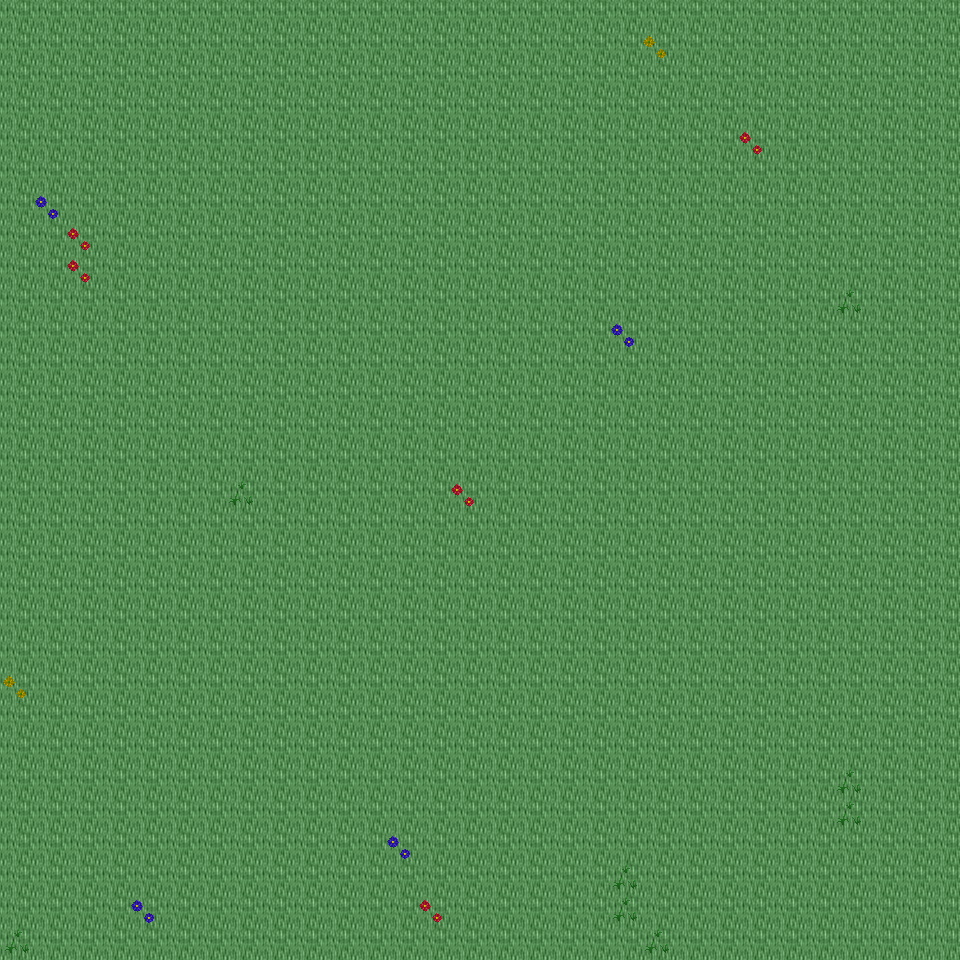

A level layout from a 2D game, rendered from its tile map. Below: a short description, then the map file with tile-grid data replaced by summaries:
An orthogonal 30x30 tile map with 32x32 px tiles, 6 tile layers (Ground, Object, Object2, Above, ...), 16 tilesets and 4 objects (4x mapExit).

<map version="1.0" orientation="orthogonal" renderorder="right-down" width="30" height="30" tilewidth="32" tileheight="32" nextobjectid="5">
  <tileset firstgid="1" name="tileset_ground_ground" tilewidth="32" tileheight="32" tilecount="33" columns="3">
    <image source="../drawable/tileset_ground_ground.png" width="96" height="352" />
  </tileset>
  <tileset firstgid="34" name="tileset_ground_ridge_earth_dark" tilewidth="32" tileheight="32" tilecount="96" columns="12">
    <image source="../drawable/tileset_ground_ridge_earth_dark.png" width="384" height="256" />
  </tileset>
  <tileset firstgid="130" name="tileset_ground_earth_edges" tilewidth="32" tileheight="32" tilecount="18" columns="6">
    <image source="../drawable/tileset_ground_earth_edges.png" width="192" height="96" />
  </tileset>
  <tileset firstgid="148" name="tileset_ground_rock_pebbles" tilewidth="32" tileheight="32" tilecount="3" columns="1">
    <image source="../drawable/tileset_ground_rock_pebbles.png" width="32" height="96" />
  </tileset>
  <tileset firstgid="151" name="tileset_plant_grasses" tilewidth="32" tileheight="32" tilecount="6" columns="3">
    <image source="../drawable/tileset_plant_grasses.png" width="96" height="64" />
  </tileset>
  <tileset firstgid="157" name="tileset_plant_flower_daisy_white" tilewidth="32" tileheight="32" tilecount="8" columns="2">
    <image source="../drawable/tileset_plant_flower_daisy_white.png" width="64" height="128" />
  </tileset>
  <tileset firstgid="165" name="tileset_plant_flower_daisy_blue" tilewidth="32" tileheight="32" tilecount="8" columns="2">
    <image source="../drawable/tileset_plant_flower_daisy_blue.png" width="64" height="128" />
  </tileset>
  <tileset firstgid="173" name="tileset_plant_flower_daisy_red" tilewidth="32" tileheight="32" tilecount="8" columns="2">
    <image source="../drawable/tileset_plant_flower_daisy_red.png" width="64" height="128" />
  </tileset>
  <tileset firstgid="181" name="tileset_plant_flower_daisy_yellow" tilewidth="32" tileheight="32" tilecount="8" columns="2">
    <image source="../drawable/tileset_plant_flower_daisy_yellow.png" width="64" height="128" />
  </tileset>
  <tileset firstgid="189" name="tileset_plant_tree_tree_green" tilewidth="32" tileheight="32" tilecount="80" columns="8">
    <image source="../drawable/tileset_plant_tree_tree_green.png" width="256" height="352" />
  </tileset>
  <tileset firstgid="269" name="tileset_logic_portal" tilewidth="32" tileheight="32" tilecount="24" columns="8">
    <image source="../drawable/tileset_logic_portal.png" width="256" height="96" />
  </tileset>
  <tileset firstgid="293" name="tileset_logic_collision" tilewidth="32" tileheight="32" tilecount="1" columns="1">
    <image source="../drawable/tileset_logic_collision.png" width="32" height="32" />
  </tileset>
  <tileset firstgid="294" name="tileset_furniture_chair_bench_wooden" tilewidth="32" tileheight="32" tilecount="8" columns="2">
    <image source="../drawable/tileset_furniture_chair_bench_wooden.png" width="64" height="128" />
  </tileset>
  <tileset firstgid="302" name="tileset_plant_stump_int_small_stump_2" tilewidth="32" tileheight="32" tilecount="1" columns="1">
    <image source="../drawable/tileset_plant_stump_int_small_stump_2.png" width="32" height="32" />
  </tileset>
  <tileset firstgid="303" name="tileset_object_well_hoist" tilewidth="32" tileheight="32" tilecount="9" columns="3">
    <image source="../drawable/tileset_object_well_hoist.png" width="96" height="96" />
  </tileset>
  <tileset firstgid="312" name="tileset_logic_creature_mutant" tilewidth="32" tileheight="32" tilecount="7" columns="7">
    <image source="../drawable/tileset_logic_creature_mutant.png" width="224" height="32" />
  </tileset>
  <layer name="Ground" width="30" height="30">
    <data>[900 cells, 900 non-empty, 1 distinct tile ids]</data>
  </layer>
  <layer name="Object" width="30" height="30">
    <data>[900 cells, 19 non-empty, 4 distinct tile ids]</data>
  </layer>
  <layer name="Object2" width="30" height="30">
    <data>[900 cells, 0 non-empty, 0 distinct tile ids]</data>
  </layer>
  <layer name="Above" width="30" height="30">
    <data>[900 cells, 0 non-empty, 0 distinct tile ids]</data>
  </layer>
  <layer name="Above2" width="30" height="30">
    <data>[900 cells, 0 non-empty, 0 distinct tile ids]</data>
  </layer>
  <layer name="Walkable" width="30" height="30">
    <data>[900 cells, 0 non-empty, 0 distinct tile ids]</data>
  </layer>
  <objectgroup name="MapEvents">
    <object id="1" name="north" type="mapExit" x="0" y="0" width="960" height="32">
      <properties>
        <property name="map" value="level_0_x88_y43" />
        <property name="x" value="0" />
        <property name="y" value="28" />
      </properties>
    </object>
    <object id="2" name="south" type="mapExit" x="0" y="928" width="960" height="32">
      <properties>
        <property name="map" value="level_0_x88_y45" />
        <property name="x" value="0" />
        <property name="y" value="1" />
      </properties>
    </object>
    <object id="3" name="west" type="mapExit" x="0" y="0" width="32" height="960">
      <properties>
        <property name="map" value="level_0_x87_y44" />
        <property name="x" value="28" />
        <property name="y" value="0" />
      </properties>
    </object>
    <object id="4" name="east" type="mapExit" x="928" y="0" width="32" height="960">
      <properties>
        <property name="map" value="level_0_x89_y44" />
        <property name="x" value="1" />
        <property name="y" value="0" />
      </properties>
    </object>
  </objectgroup>
</map>
